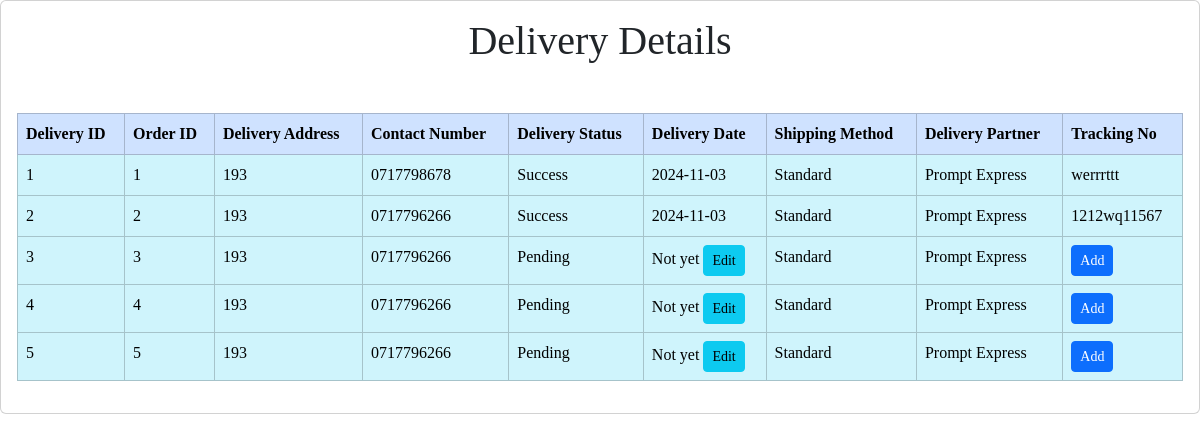
/admin_panel/view_delevery.php, run on an earlier commit of the app's database.
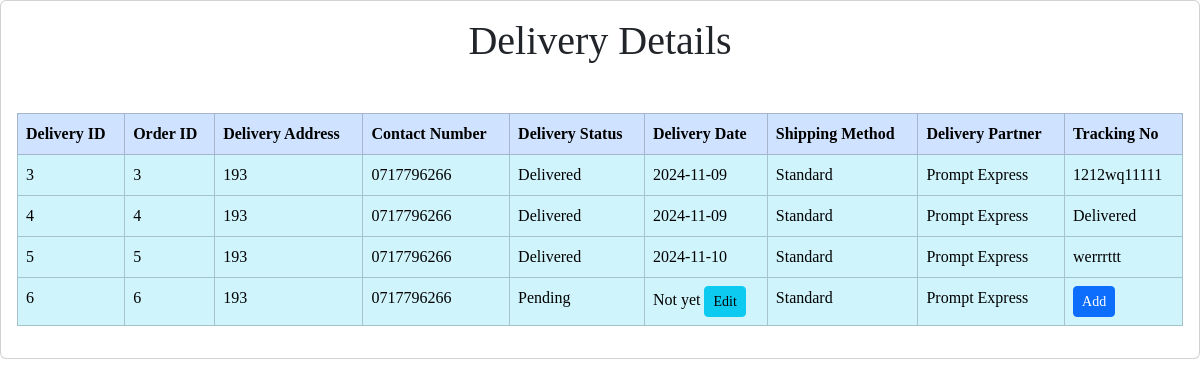
And on a later commit of the database.
### tables this page shows
CREATE TABLE `delivery_details` (
  `delivery_id` int(11) NOT NULL,
  `user_id` int(11) NOT NULL,
  `order_id` int(11) NOT NULL,
  `delivery_address` varchar(255) NOT NULL,
  `contact_number` varchar(15) NOT NULL,
  `delivery_status` varchar(50) DEFAULT 'Pending',
  `delivery_date` date DEFAULT NULL,
  `shipping_method` varchar(100) DEFAULT 'Standard',
  `delivery_partner` varchar(100) DEFAULT NULL,
  `created_at` timestamp NOT NULL DEFAULT current_timestamp(),
  `email_sent` tinyint(1) DEFAULT 0,
  `tracking_no` varchar(100) DEFAULT NULL
);

### admin_panel/view_delevery.php (the view, shortened to what this page needs)
<?php
include('../functions/send_email.php');
$get_delivery_details = "
SELECT dd.*, u.user_email
FROM delivery_details dd
JOIN user u ON dd.user_id = u.user_id";
$result_delivery = mysqli_query($con, $get_delivery_details);
?>
<!DOCTYPE html>
<html lang="en">
<head>
    <link rel="stylesheet" href="https://cdnjs.cloudflare.com/ajax/libs/toastr.js/latest/toastr.min.css" />
    <link rel="stylesheet" href="https://maxcdn.bootstrapcdn.com/bootstrap/5.3.3/css/bootstrap.min.css" />
</head>
<body>
</body>
<div class="d-flex justify-content-center" style="border-radius: 15px; font-family:Poppins">
    <div class="card" style="width:100%;">
        <div class="card-body">
            <h1 class="text-center">Delivery Details</h1>
            <?php
            if (mysqli_num_rows($result_delivery) > 0) {
                echo '<table class="table table-bordered mt-5">';
                echo '<thead class="table-primary">
            <tr>
                <th scope="col">Delivery ID</th>
                <th scope="col">Order ID</th>
                <th scope="col">Delivery Address</th>
                <th scope="col">Contact Number</th>
                <th scope="col">Delivery Status</th>
                <th scope="col">Delivery Date</th>
                <th scope="col">Shipping Method</th>
                <th scope="col">Delivery Partner</th>
                <th scope="col">Tracking No</th>
            </tr>
          </thead>
          <tbody>';
                while ($row_delivery = mysqli_fetch_assoc($result_delivery)) {
                    $delivery_id = $row_delivery['delivery_id'];
                    $tracking_no = $row_delivery['tracking_no'];
                    $delivery_date = $row_delivery['delivery_date'];
                    $delivery_status = $row_delivery['delivery_status'];
                    echo "<tr class='table-info'>
                <td>{$delivery_id}</td>
                <td>{$row_delivery['order_id']}</td>
                <td>{$row_delivery['delivery_address']}</td>
                <td>{$row_delivery['contact_number']}</td>
                <td>";
                    if ($delivery_status === 'Shipped') {
                        echo "<span>{$delivery_status}</span><button class='btn btn-primary btn-sm' data-bs-toggle='modal' data-bs-target='#addDeliveryModal$delivery_id'>Add</button>";
                    } else {
                        echo "<span>{$delivery_status}</span>";
                    }
                    echo "</td>
              <td>";
                    echo $delivery_date ?: "Not yet <button class='btn btn-info btn-sm' data-bs-toggle='modal' data-bs-target='#editModal$delivery_id'>Edit</button>";
                    echo "</td>
              <td>{$row_delivery['shipping_method']}</td>
              <td>{$row_delivery['delivery_partner']}</td>
              <td>";
                    echo $tracking_no ?: "<button class='btn btn-primary btn-sm' data-bs-toggle='modal' data-bs-target='#addTrackingModal$delivery_id'>Add</button>";
                    echo "</td>
              </tr>";
                }
                echo '</tbody></table>';
            } else {
                echo "<div class='alert alert-warning'>No delivery details found.</div>";
            }
            ?>
</html>

What changed in the data, as far as the page shows it:
removed delivery_details: delivery_id "1", order "1", delivery_address "193", contact_number "0717798678", delivery_status "Success", delivery_date "2024-11-03", shipping_method "Standard", delivery_partner "Prompt Express", tracking_no "werrrttt"
removed delivery_details: delivery_id "2", order "2", delivery_address "193", contact_number "0717796266", delivery_status "Success", delivery_date "2024-11-03", shipping_method "Standard", delivery_partner "Prompt Express", tracking_no "1212wq11567"
changed delivery_details id 3: delivery_status "Pending" → "Delivered"; delivery_date "Not yet Edit" → "2024-11-09"; tracking_no "Add" → "1212wq11111"
changed delivery_details id 4: delivery_status "Pending" → "Delivered"; delivery_date "Not yet Edit" → "2024-11-09"; tracking_no "Add" → "Delivered"
changed delivery_details id 5: delivery_status "Pending" → "Delivered"; delivery_date "Not yet Edit" → "2024-11-10"; tracking_no "Add" → "werrrttt"
added delivery_details: delivery_id "6", order "6", delivery_address "193", contact_number "0717796266", delivery_status "Pending", delivery_id "Not yet Edit", shipping_method "Standard", delivery_partner "Prompt Express", delivery_id "Add"
